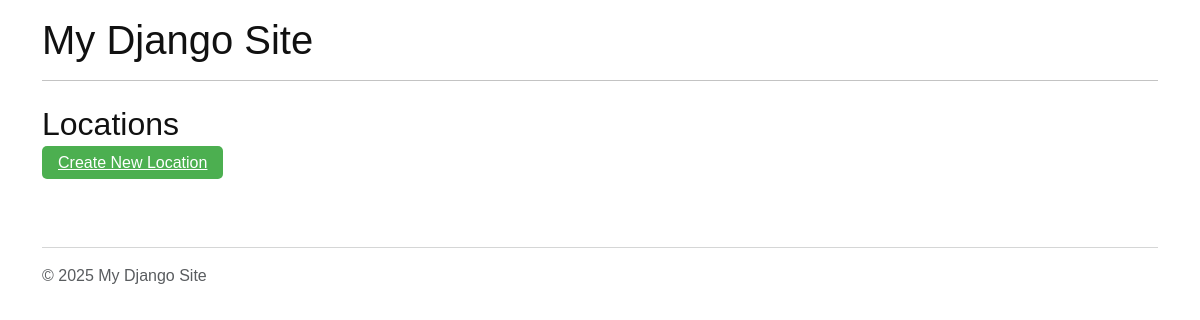
/location/, run on an earlier commit of the app's database.
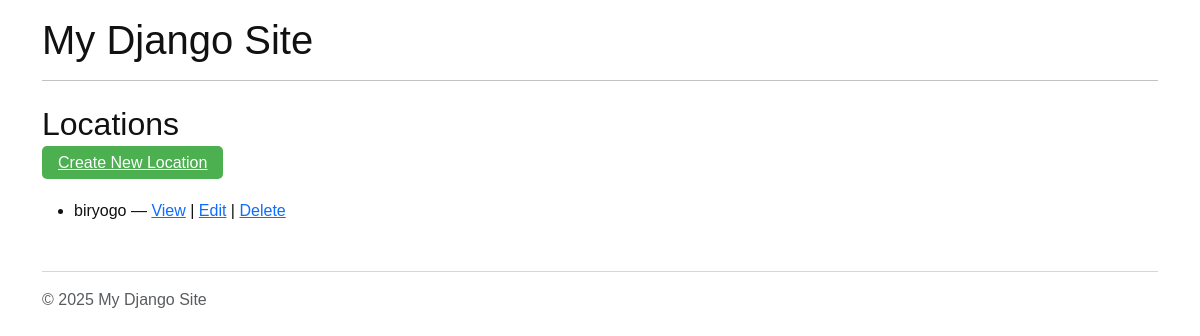
And on a later commit of the database.
### hello/models.py (models this page shows, shortened)
class Location(models.Model):
    name = models.CharField(max_length=200)
    description = models.TextField(blank=True, null=True)

### hello/views.py (the view)
# urls.py: path("location/", views.location_list, name="location_list"),
def location_list(request):
    locations = Location.objects.all()
    return render(request, "location/list.html", {"locations": locations})

### hello/templates/location/list.html
{% extends "base.html" %}
{% block content %}
<h2>Locations</h2>
<a href="{% url 'location_create' %}" class="sub">Create New Location</a>
<br><br>
<ul>
{% for loc in locations %}
    <li>
        {{ loc.name }} —
        <a href="{% url 'location_detail' loc.pk %}">View</a> |
        <a href="{% url 'location_update' loc.pk %}">Edit</a> |
        <a href="{% url 'location_delete' loc.pk %}">Delete</a>
    </li>
{% endfor %}
</ul>
{% endblock %}

### hello/templates/base.html (shortened to what this page needs)
{% load static %}
<!DOCTYPE html>
<html>
<head>
    <link
        href="https://cdn.jsdelivr.net/npm/bootstrap@5.3.0/dist/css/bootstrap.min.css"
        rel="stylesheet">
    <link rel="stylesheet" type="text/css" href="{% static 'hello/mycss.css' %}">
</head>
<body>
<header class="container mt-3">
    <h1 class="mb-3">My Django Site</h1>
    <hr>
</header>
<main class="container my-4">
    {% block content %}
    {% endblock %}
</main>
<footer class="container text-muted mt-5">
    <hr>
    <p>© 2025 My Django Site</p>
</footer>
</body>
</html>

### hello/static/hello/mycss.css (style rules this page uses)
* { margin: 0; padding: 0; box-sizing: border-box; font-family: Arial, sans-serif; }
body { background-color: #fff; color: #111; }
.sub { background-color: #4CAF50; color: white; padding: 8px 16px; border: none; border-radius: 5px; cursor: pointer; }

What changed in the data, as far as the page shows it:
added Location: name "biryogo"
